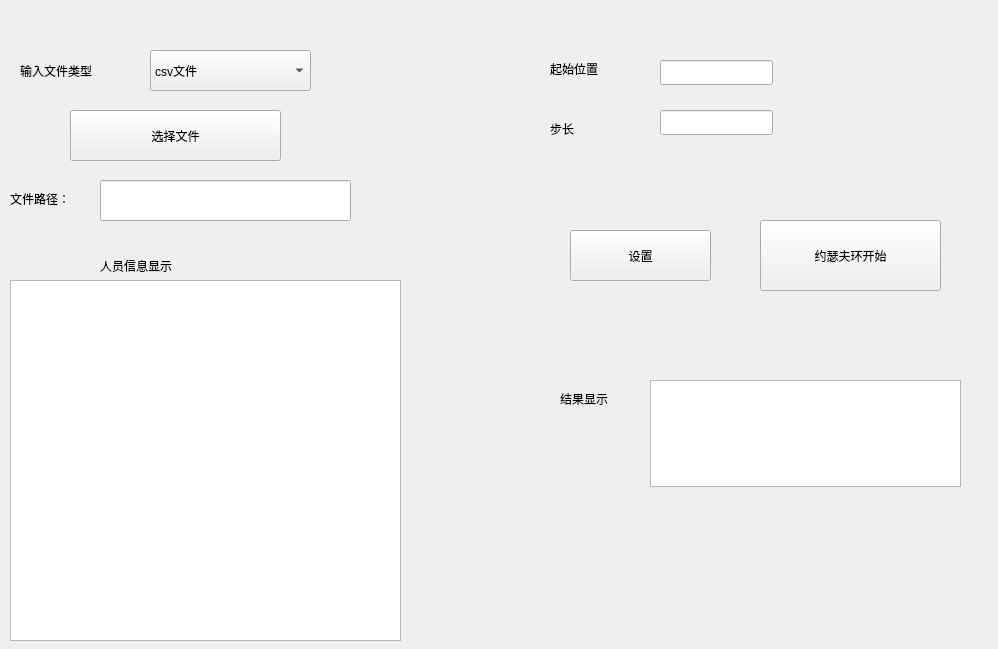
<?xml version="1.0" encoding="UTF-8"?>
<ui version="4.0">
 <class>Form</class>
 <widget class="QWidget" name="Form">
  <property name="geometry">
   <rect>
    <x>0</x>
    <y>0</y>
    <width>998</width>
    <height>649</height>
   </rect>
  </property>
  <property name="windowTitle">
   <string>Form</string>
  </property>
  <widget class="QComboBox" name="file_style">
   <property name="geometry">
    <rect>
     <x>150</x>
     <y>50</y>
     <width>161</width>
     <height>41</height>
    </rect>
   </property>
   <item>
    <property name="text">
     <string>csv文件</string>
    </property>
   </item>
   <item>
    <property name="text">
     <string>xlsx文件</string>
    </property>
   </item>
   <item>
    <property name="text">
     <string>txt文件</string>
    </property>
   </item>
   <item>
    <property name="text">
     <string>json文件</string>
    </property>
   </item>
  </widget>
  <widget class="QTextEdit" name="textEdit">
   <property name="geometry">
    <rect>
     <x>10</x>
     <y>280</y>
     <width>391</width>
     <height>361</height>
    </rect>
   </property>
  </widget>
  <widget class="QLabel" name="label">
   <property name="geometry">
    <rect>
     <x>100</x>
     <y>250</y>
     <width>121</width>
     <height>31</height>
    </rect>
   </property>
   <property name="text">
    <string>人员信息显示</string>
   </property>
  </widget>
  <widget class="QLabel" name="label_2">
   <property name="geometry">
    <rect>
     <x>20</x>
     <y>60</y>
     <width>111</width>
     <height>21</height>
    </rect>
   </property>
   <property name="text">
    <string>输入文件类型</string>
   </property>
  </widget>
  <widget class="QLabel" name="label_3">
   <property name="geometry">
    <rect>
     <x>550</x>
     <y>60</y>
     <width>81</width>
     <height>18</height>
    </rect>
   </property>
   <property name="text">
    <string>起始位置</string>
   </property>
  </widget>
  <widget class="QLineEdit" name="start_number">
   <property name="geometry">
    <rect>
     <x>660</x>
     <y>60</y>
     <width>113</width>
     <height>25</height>
    </rect>
   </property>
  </widget>
  <widget class="QLabel" name="label_4">
   <property name="geometry">
    <rect>
     <x>550</x>
     <y>120</y>
     <width>81</width>
     <height>18</height>
    </rect>
   </property>
   <property name="text">
    <string>步长</string>
   </property>
  </widget>
  <widget class="QLineEdit" name="step_number">
   <property name="geometry">
    <rect>
     <x>660</x>
     <y>110</y>
     <width>113</width>
     <height>25</height>
    </rect>
   </property>
  </widget>
  <widget class="QPushButton" name="start_josephus">
   <property name="geometry">
    <rect>
     <x>760</x>
     <y>220</y>
     <width>181</width>
     <height>71</height>
    </rect>
   </property>
   <property name="text">
    <string>约瑟夫环开始</string>
   </property>
  </widget>
  <widget class="QLabel" name="label_5">
   <property name="geometry">
    <rect>
     <x>560</x>
     <y>390</y>
     <width>81</width>
     <height>18</height>
    </rect>
   </property>
   <property name="text">
    <string>结果显示</string>
   </property>
  </widget>
  <widget class="QPushButton" name="select_file">
   <property name="geometry">
    <rect>
     <x>70</x>
     <y>110</y>
     <width>211</width>
     <height>51</height>
    </rect>
   </property>
   <property name="text">
    <string>选择文件</string>
   </property>
  </widget>
  <widget class="QLabel" name="label_6">
   <property name="geometry">
    <rect>
     <x>10</x>
     <y>190</y>
     <width>101</width>
     <height>18</height>
    </rect>
   </property>
   <property name="text">
    <string>文件路径：</string>
   </property>
  </widget>
  <widget class="QLineEdit" name="file_name">
   <property name="geometry">
    <rect>
     <x>100</x>
     <y>180</y>
     <width>251</width>
     <height>41</height>
    </rect>
   </property>
  </widget>
  <widget class="QTextEdit" name="show_result">
   <property name="geometry">
    <rect>
     <x>650</x>
     <y>380</y>
     <width>311</width>
     <height>107</height>
    </rect>
   </property>
  </widget>
  <widget class="QPushButton" name="pushButton">
   <property name="geometry">
    <rect>
     <x>570</x>
     <y>230</y>
     <width>141</width>
     <height>51</height>
    </rect>
   </property>
   <property name="text">
    <string>设置</string>
   </property>
  </widget>
 </widget>
 <resources/>
 <connections/>
</ui>
